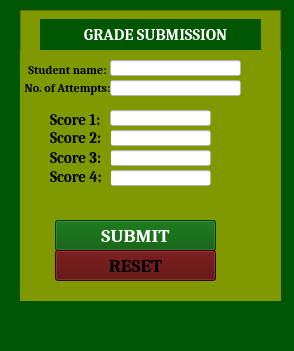
<?xml version="1.0" encoding="UTF-8"?>
<ui version="4.0">
 <class>MainWindow</class>
 <widget class="QMainWindow" name="MainWindow">
  <property name="geometry">
   <rect>
    <x>0</x>
    <y>0</y>
    <width>294</width>
    <height>351</height>
   </rect>
  </property>
  <property name="sizePolicy">
   <sizepolicy hsizetype="Fixed" vsizetype="Fixed">
    <horstretch>0</horstretch>
    <verstretch>0</verstretch>
   </sizepolicy>
  </property>
  <property name="windowTitle">
   <string>Test 10</string>
  </property>
  <property name="styleSheet">
   <string notr="true">background-color: rgb(0, 85, 0);</string>
  </property>
  <property name="documentMode">
   <bool>true</bool>
  </property>
  <widget class="QWidget" name="centralwidget">
   <property name="sizePolicy">
    <sizepolicy hsizetype="Fixed" vsizetype="Fixed">
     <horstretch>0</horstretch>
     <verstretch>0</verstretch>
    </sizepolicy>
   </property>
   <property name="statusTip">
    <string/>
   </property>
   <widget class="QFrame" name="nameandattemptsFrame">
    <property name="geometry">
     <rect>
      <x>20</x>
      <y>50</y>
      <width>261</width>
      <height>61</height>
     </rect>
    </property>
    <property name="layoutDirection">
     <enum>Qt::RightToLeft</enum>
    </property>
    <property name="styleSheet">
     <string notr="true">background-color: rgb(170, 170, 127);
background-color: rgb(128, 153, 1);</string>
    </property>
    <property name="frameShape">
     <enum>QFrame::NoFrame</enum>
    </property>
    <property name="frameShadow">
     <enum>QFrame::Raised</enum>
    </property>
    <widget class="QLabel" name="studentLabel">
     <property name="geometry">
      <rect>
       <x>2</x>
       <y>10</y>
       <width>91</width>
       <height>20</height>
      </rect>
     </property>
     <property name="palette">
      <palette>
       <active>
        <colorrole role="WindowText">
         <brush brushstyle="SolidPattern">
          <color alpha="255">
           <red>0</red>
           <green>0</green>
           <blue>0</blue>
          </color>
         </brush>
        </colorrole>
        <colorrole role="Button">
         <brush brushstyle="SolidPattern">
          <color alpha="255">
           <red>128</red>
           <green>153</green>
           <blue>1</blue>
          </color>
         </brush>
        </colorrole>
        <colorrole role="Base">
         <brush brushstyle="SolidPattern">
          <color alpha="255">
           <red>128</red>
           <green>153</green>
           <blue>1</blue>
          </color>
         </brush>
        </colorrole>
        <colorrole role="Window">
         <brush brushstyle="SolidPattern">
          <color alpha="255">
           <red>128</red>
           <green>153</green>
           <blue>1</blue>
          </color>
         </brush>
        </colorrole>
       </active>
       <inactive>
        <colorrole role="WindowText">
         <brush brushstyle="SolidPattern">
          <color alpha="255">
           <red>0</red>
           <green>0</green>
           <blue>0</blue>
          </color>
         </brush>
        </colorrole>
        <colorrole role="Button">
         <brush brushstyle="SolidPattern">
          <color alpha="255">
           <red>128</red>
           <green>153</green>
           <blue>1</blue>
          </color>
         </brush>
        </colorrole>
        <colorrole role="Base">
         <brush brushstyle="SolidPattern">
          <color alpha="255">
           <red>128</red>
           <green>153</green>
           <blue>1</blue>
          </color>
         </brush>
        </colorrole>
        <colorrole role="Window">
         <brush brushstyle="SolidPattern">
          <color alpha="255">
           <red>128</red>
           <green>153</green>
           <blue>1</blue>
          </color>
         </brush>
        </colorrole>
       </inactive>
       <disabled>
        <colorrole role="WindowText">
         <brush brushstyle="SolidPattern">
          <color alpha="255">
           <red>120</red>
           <green>120</green>
           <blue>120</blue>
          </color>
         </brush>
        </colorrole>
        <colorrole role="Button">
         <brush brushstyle="SolidPattern">
          <color alpha="255">
           <red>128</red>
           <green>153</green>
           <blue>1</blue>
          </color>
         </brush>
        </colorrole>
        <colorrole role="Base">
         <brush brushstyle="SolidPattern">
          <color alpha="255">
           <red>128</red>
           <green>153</green>
           <blue>1</blue>
          </color>
         </brush>
        </colorrole>
        <colorrole role="Window">
         <brush brushstyle="SolidPattern">
          <color alpha="255">
           <red>128</red>
           <green>153</green>
           <blue>1</blue>
          </color>
         </brush>
        </colorrole>
       </disabled>
      </palette>
     </property>
     <property name="font">
      <font>
       <family>Cambria</family>
       <pointsize>9</pointsize>
       <weight>75</weight>
       <italic>false</italic>
       <bold>true</bold>
      </font>
     </property>
     <property name="styleSheet">
      <string notr="true">text-color: rgb(0, 85, 0);</string>
     </property>
     <property name="text">
      <string>Student name:</string>
     </property>
     <property name="alignment">
      <set>Qt::AlignCenter</set>
     </property>
     <property name="buddy">
      <cstring>studentEntry</cstring>
     </property>
    </widget>
    <widget class="QLabel" name="attemptsLabel">
     <property name="geometry">
      <rect>
       <x>2</x>
       <y>27</y>
       <width>91</width>
       <height>21</height>
      </rect>
     </property>
     <property name="palette">
      <palette>
       <active>
        <colorrole role="WindowText">
         <brush brushstyle="SolidPattern">
          <color alpha="255">
           <red>0</red>
           <green>0</green>
           <blue>0</blue>
          </color>
         </brush>
        </colorrole>
        <colorrole role="Button">
         <brush brushstyle="SolidPattern">
          <color alpha="255">
           <red>128</red>
           <green>153</green>
           <blue>1</blue>
          </color>
         </brush>
        </colorrole>
        <colorrole role="Text">
         <brush brushstyle="SolidPattern">
          <color alpha="255">
           <red>0</red>
           <green>85</green>
           <blue>0</blue>
          </color>
         </brush>
        </colorrole>
        <colorrole role="Base">
         <brush brushstyle="SolidPattern">
          <color alpha="255">
           <red>128</red>
           <green>153</green>
           <blue>1</blue>
          </color>
         </brush>
        </colorrole>
        <colorrole role="Window">
         <brush brushstyle="SolidPattern">
          <color alpha="255">
           <red>128</red>
           <green>153</green>
           <blue>1</blue>
          </color>
         </brush>
        </colorrole>
       </active>
       <inactive>
        <colorrole role="WindowText">
         <brush brushstyle="SolidPattern">
          <color alpha="255">
           <red>0</red>
           <green>0</green>
           <blue>0</blue>
          </color>
         </brush>
        </colorrole>
        <colorrole role="Button">
         <brush brushstyle="SolidPattern">
          <color alpha="255">
           <red>128</red>
           <green>153</green>
           <blue>1</blue>
          </color>
         </brush>
        </colorrole>
        <colorrole role="Text">
         <brush brushstyle="SolidPattern">
          <color alpha="255">
           <red>0</red>
           <green>85</green>
           <blue>0</blue>
          </color>
         </brush>
        </colorrole>
        <colorrole role="Base">
         <brush brushstyle="SolidPattern">
          <color alpha="255">
           <red>128</red>
           <green>153</green>
           <blue>1</blue>
          </color>
         </brush>
        </colorrole>
        <colorrole role="Window">
         <brush brushstyle="SolidPattern">
          <color alpha="255">
           <red>128</red>
           <green>153</green>
           <blue>1</blue>
          </color>
         </brush>
        </colorrole>
       </inactive>
       <disabled>
        <colorrole role="WindowText">
         <brush brushstyle="SolidPattern">
          <color alpha="255">
           <red>120</red>
           <green>120</green>
           <blue>120</blue>
          </color>
         </brush>
        </colorrole>
        <colorrole role="Button">
         <brush brushstyle="SolidPattern">
          <color alpha="255">
           <red>128</red>
           <green>153</green>
           <blue>1</blue>
          </color>
         </brush>
        </colorrole>
        <colorrole role="Text">
         <brush brushstyle="SolidPattern">
          <color alpha="255">
           <red>120</red>
           <green>120</green>
           <blue>120</blue>
          </color>
         </brush>
        </colorrole>
        <colorrole role="Base">
         <brush brushstyle="SolidPattern">
          <color alpha="255">
           <red>128</red>
           <green>153</green>
           <blue>1</blue>
          </color>
         </brush>
        </colorrole>
        <colorrole role="Window">
         <brush brushstyle="SolidPattern">
          <color alpha="255">
           <red>128</red>
           <green>153</green>
           <blue>1</blue>
          </color>
         </brush>
        </colorrole>
       </disabled>
      </palette>
     </property>
     <property name="font">
      <font>
       <family>Cambria</family>
       <pointsize>9</pointsize>
       <weight>75</weight>
       <bold>true</bold>
      </font>
     </property>
     <property name="text">
      <string>No. of Attempts:</string>
     </property>
     <property name="alignment">
      <set>Qt::AlignCenter</set>
     </property>
     <property name="buddy">
      <cstring>attemptEntry</cstring>
     </property>
    </widget>
    <widget class="QLineEdit" name="studentEntry">
     <property name="geometry">
      <rect>
       <x>90</x>
       <y>10</y>
       <width>131</width>
       <height>16</height>
      </rect>
     </property>
     <property name="layoutDirection">
      <enum>Qt::LeftToRight</enum>
     </property>
     <property name="styleSheet">
      <string notr="true">border-top-color: rgb(0, 85, 0);
background-color: rgb(255, 255, 255);
gridline-color: rgb(0, 85, 0);
alternate-background-color: rgb(170, 255, 255);</string>
     </property>
     <property name="alignment">
      <set>Qt::AlignRight|Qt::AlignTrailing|Qt::AlignVCenter</set>
     </property>
     <property name="clearButtonEnabled">
      <bool>false</bool>
     </property>
    </widget>
    <widget class="QLineEdit" name="attemptEntry">
     <property name="geometry">
      <rect>
       <x>90</x>
       <y>30</y>
       <width>131</width>
       <height>16</height>
      </rect>
     </property>
     <property name="layoutDirection">
      <enum>Qt::LeftToRight</enum>
     </property>
     <property name="styleSheet">
      <string notr="true">background-color: rgb(255, 255, 255);</string>
     </property>
     <property name="alignment">
      <set>Qt::AlignRight|Qt::AlignTrailing|Qt::AlignVCenter</set>
     </property>
     <property name="clearButtonEnabled">
      <bool>false</bool>
     </property>
    </widget>
   </widget>
   <widget class="QLabel" name="title">
    <property name="geometry">
     <rect>
      <x>70</x>
      <y>19</y>
      <width>171</width>
      <height>31</height>
     </rect>
    </property>
    <property name="palette">
     <palette>
      <active>
       <colorrole role="WindowText">
        <brush brushstyle="SolidPattern">
         <color alpha="255">
          <red>255</red>
          <green>255</green>
          <blue>255</blue>
         </color>
        </brush>
       </colorrole>
       <colorrole role="Button">
        <brush brushstyle="SolidPattern">
         <color alpha="255">
          <red>0</red>
          <green>85</green>
          <blue>0</blue>
         </color>
        </brush>
       </colorrole>
       <colorrole role="Base">
        <brush brushstyle="SolidPattern">
         <color alpha="255">
          <red>0</red>
          <green>85</green>
          <blue>0</blue>
         </color>
        </brush>
       </colorrole>
       <colorrole role="Window">
        <brush brushstyle="SolidPattern">
         <color alpha="255">
          <red>0</red>
          <green>85</green>
          <blue>0</blue>
         </color>
        </brush>
       </colorrole>
      </active>
      <inactive>
       <colorrole role="WindowText">
        <brush brushstyle="SolidPattern">
         <color alpha="255">
          <red>255</red>
          <green>255</green>
          <blue>255</blue>
         </color>
        </brush>
       </colorrole>
       <colorrole role="Button">
        <brush brushstyle="SolidPattern">
         <color alpha="255">
          <red>0</red>
          <green>85</green>
          <blue>0</blue>
         </color>
        </brush>
       </colorrole>
       <colorrole role="Base">
        <brush brushstyle="SolidPattern">
         <color alpha="255">
          <red>0</red>
          <green>85</green>
          <blue>0</blue>
         </color>
        </brush>
       </colorrole>
       <colorrole role="Window">
        <brush brushstyle="SolidPattern">
         <color alpha="255">
          <red>0</red>
          <green>85</green>
          <blue>0</blue>
         </color>
        </brush>
       </colorrole>
      </inactive>
      <disabled>
       <colorrole role="WindowText">
        <brush brushstyle="SolidPattern">
         <color alpha="255">
          <red>120</red>
          <green>120</green>
          <blue>120</blue>
         </color>
        </brush>
       </colorrole>
       <colorrole role="Button">
        <brush brushstyle="SolidPattern">
         <color alpha="255">
          <red>0</red>
          <green>85</green>
          <blue>0</blue>
         </color>
        </brush>
       </colorrole>
       <colorrole role="Base">
        <brush brushstyle="SolidPattern">
         <color alpha="255">
          <red>0</red>
          <green>85</green>
          <blue>0</blue>
         </color>
        </brush>
       </colorrole>
       <colorrole role="Window">
        <brush brushstyle="SolidPattern">
         <color alpha="255">
          <red>0</red>
          <green>85</green>
          <blue>0</blue>
         </color>
        </brush>
       </colorrole>
      </disabled>
     </palette>
    </property>
    <property name="font">
     <font>
      <family>Cambria</family>
      <pointsize>12</pointsize>
      <weight>75</weight>
      <bold>true</bold>
     </font>
    </property>
    <property name="text">
     <string>GRADE SUBMISSION</string>
    </property>
    <property name="alignment">
     <set>Qt::AlignCenter</set>
    </property>
   </widget>
   <widget class="QFrame" name="submitFrame">
    <property name="geometry">
     <rect>
      <x>20</x>
      <y>180</y>
      <width>261</width>
      <height>121</height>
     </rect>
    </property>
    <property name="styleSheet">
     <string notr="true">background-color: rgb(128, 153, 1);</string>
    </property>
    <property name="frameShape">
     <enum>QFrame::NoFrame</enum>
    </property>
    <property name="frameShadow">
     <enum>QFrame::Raised</enum>
    </property>
    <widget class="QPushButton" name="submitButton">
     <property name="geometry">
      <rect>
       <x>35</x>
       <y>40</y>
       <width>161</width>
       <height>31</height>
      </rect>
     </property>
     <property name="palette">
      <palette>
       <active>
        <colorrole role="Button">
         <brush brushstyle="SolidPattern">
          <color alpha="255">
           <red>0</red>
           <green>85</green>
           <blue>0</blue>
          </color>
         </brush>
        </colorrole>
        <colorrole role="ButtonText">
         <brush brushstyle="SolidPattern">
          <color alpha="255">
           <red>255</red>
           <green>255</green>
           <blue>255</blue>
          </color>
         </brush>
        </colorrole>
        <colorrole role="Base">
         <brush brushstyle="SolidPattern">
          <color alpha="255">
           <red>0</red>
           <green>85</green>
           <blue>0</blue>
          </color>
         </brush>
        </colorrole>
        <colorrole role="Window">
         <brush brushstyle="SolidPattern">
          <color alpha="255">
           <red>0</red>
           <green>85</green>
           <blue>0</blue>
          </color>
         </brush>
        </colorrole>
       </active>
       <inactive>
        <colorrole role="Button">
         <brush brushstyle="SolidPattern">
          <color alpha="255">
           <red>0</red>
           <green>85</green>
           <blue>0</blue>
          </color>
         </brush>
        </colorrole>
        <colorrole role="ButtonText">
         <brush brushstyle="SolidPattern">
          <color alpha="255">
           <red>255</red>
           <green>255</green>
           <blue>255</blue>
          </color>
         </brush>
        </colorrole>
        <colorrole role="Base">
         <brush brushstyle="SolidPattern">
          <color alpha="255">
           <red>0</red>
           <green>85</green>
           <blue>0</blue>
          </color>
         </brush>
        </colorrole>
        <colorrole role="Window">
         <brush brushstyle="SolidPattern">
          <color alpha="255">
           <red>0</red>
           <green>85</green>
           <blue>0</blue>
          </color>
         </brush>
        </colorrole>
       </inactive>
       <disabled>
        <colorrole role="Button">
         <brush brushstyle="SolidPattern">
          <color alpha="255">
           <red>0</red>
           <green>85</green>
           <blue>0</blue>
          </color>
         </brush>
        </colorrole>
        <colorrole role="ButtonText">
         <brush brushstyle="SolidPattern">
          <color alpha="255">
           <red>120</red>
           <green>120</green>
           <blue>120</blue>
          </color>
         </brush>
        </colorrole>
        <colorrole role="Base">
         <brush brushstyle="SolidPattern">
          <color alpha="255">
           <red>0</red>
           <green>85</green>
           <blue>0</blue>
          </color>
         </brush>
        </colorrole>
        <colorrole role="Window">
         <brush brushstyle="SolidPattern">
          <color alpha="255">
           <red>0</red>
           <green>85</green>
           <blue>0</blue>
          </color>
         </brush>
        </colorrole>
       </disabled>
      </palette>
     </property>
     <property name="font">
      <font>
       <family>Cambria</family>
       <pointsize>14</pointsize>
       <weight>75</weight>
       <bold>true</bold>
      </font>
     </property>
     <property name="styleSheet">
      <string notr="true">background-color: rgb(0, 85, 0);</string>
     </property>
     <property name="text">
      <string>SUBMIT</string>
     </property>
    </widget>
    <widget class="QLabel" name="messageLabel">
     <property name="geometry">
      <rect>
       <x>10</x>
       <y>20</y>
       <width>231</width>
       <height>19</height>
      </rect>
     </property>
     <property name="palette">
      <palette>
       <active>
        <colorrole role="WindowText">
         <brush brushstyle="SolidPattern">
          <color alpha="255">
           <red>250</red>
           <green>0</green>
           <blue>0</blue>
          </color>
         </brush>
        </colorrole>
        <colorrole role="Button">
         <brush brushstyle="SolidPattern">
          <color alpha="255">
           <red>128</red>
           <green>153</green>
           <blue>1</blue>
          </color>
         </brush>
        </colorrole>
        <colorrole role="Text">
         <brush brushstyle="SolidPattern">
          <color alpha="255">
           <red>255</red>
           <green>14</green>
           <blue>14</blue>
          </color>
         </brush>
        </colorrole>
        <colorrole role="Base">
         <brush brushstyle="SolidPattern">
          <color alpha="255">
           <red>128</red>
           <green>153</green>
           <blue>1</blue>
          </color>
         </brush>
        </colorrole>
        <colorrole role="Window">
         <brush brushstyle="SolidPattern">
          <color alpha="255">
           <red>128</red>
           <green>153</green>
           <blue>1</blue>
          </color>
         </brush>
        </colorrole>
       </active>
       <inactive>
        <colorrole role="WindowText">
         <brush brushstyle="SolidPattern">
          <color alpha="255">
           <red>250</red>
           <green>0</green>
           <blue>0</blue>
          </color>
         </brush>
        </colorrole>
        <colorrole role="Button">
         <brush brushstyle="SolidPattern">
          <color alpha="255">
           <red>128</red>
           <green>153</green>
           <blue>1</blue>
          </color>
         </brush>
        </colorrole>
        <colorrole role="Text">
         <brush brushstyle="SolidPattern">
          <color alpha="255">
           <red>255</red>
           <green>14</green>
           <blue>14</blue>
          </color>
         </brush>
        </colorrole>
        <colorrole role="Base">
         <brush brushstyle="SolidPattern">
          <color alpha="255">
           <red>128</red>
           <green>153</green>
           <blue>1</blue>
          </color>
         </brush>
        </colorrole>
        <colorrole role="Window">
         <brush brushstyle="SolidPattern">
          <color alpha="255">
           <red>128</red>
           <green>153</green>
           <blue>1</blue>
          </color>
         </brush>
        </colorrole>
       </inactive>
       <disabled>
        <colorrole role="WindowText">
         <brush brushstyle="SolidPattern">
          <color alpha="255">
           <red>120</red>
           <green>120</green>
           <blue>120</blue>
          </color>
         </brush>
        </colorrole>
        <colorrole role="Button">
         <brush brushstyle="SolidPattern">
          <color alpha="255">
           <red>128</red>
           <green>153</green>
           <blue>1</blue>
          </color>
         </brush>
        </colorrole>
        <colorrole role="Text">
         <brush brushstyle="SolidPattern">
          <color alpha="255">
           <red>120</red>
           <green>120</green>
           <blue>120</blue>
          </color>
         </brush>
        </colorrole>
        <colorrole role="Base">
         <brush brushstyle="SolidPattern">
          <color alpha="255">
           <red>128</red>
           <green>153</green>
           <blue>1</blue>
          </color>
         </brush>
        </colorrole>
        <colorrole role="Window">
         <brush brushstyle="SolidPattern">
          <color alpha="255">
           <red>128</red>
           <green>153</green>
           <blue>1</blue>
          </color>
         </brush>
        </colorrole>
       </disabled>
      </palette>
     </property>
     <property name="font">
      <font>
       <family>Cambria</family>
       <pointsize>10</pointsize>
       <weight>75</weight>
       <italic>true</italic>
       <bold>true</bold>
      </font>
     </property>
     <property name="autoFillBackground">
      <bool>false</bool>
     </property>
     <property name="styleSheet">
      <string notr="true"/>
     </property>
     <property name="text">
      <string/>
     </property>
     <property name="alignment">
      <set>Qt::AlignCenter</set>
     </property>
    </widget>
    <widget class="QPushButton" name="submitButton_2">
     <property name="enabled">
      <bool>true</bool>
     </property>
     <property name="geometry">
      <rect>
       <x>35</x>
       <y>40</y>
       <width>161</width>
       <height>31</height>
      </rect>
     </property>
     <property name="palette">
      <palette>
       <active>
        <colorrole role="Button">
         <brush brushstyle="SolidPattern">
          <color alpha="255">
           <red>0</red>
           <green>85</green>
           <blue>0</blue>
          </color>
         </brush>
        </colorrole>
        <colorrole role="ButtonText">
         <brush brushstyle="SolidPattern">
          <color alpha="255">
           <red>255</red>
           <green>255</green>
           <blue>255</blue>
          </color>
         </brush>
        </colorrole>
        <colorrole role="Base">
         <brush brushstyle="SolidPattern">
          <color alpha="255">
           <red>0</red>
           <green>85</green>
           <blue>0</blue>
          </color>
         </brush>
        </colorrole>
        <colorrole role="Window">
         <brush brushstyle="SolidPattern">
          <color alpha="255">
           <red>0</red>
           <green>85</green>
           <blue>0</blue>
          </color>
         </brush>
        </colorrole>
       </active>
       <inactive>
        <colorrole role="Button">
         <brush brushstyle="SolidPattern">
          <color alpha="255">
           <red>0</red>
           <green>85</green>
           <blue>0</blue>
          </color>
         </brush>
        </colorrole>
        <colorrole role="ButtonText">
         <brush brushstyle="SolidPattern">
          <color alpha="255">
           <red>255</red>
           <green>255</green>
           <blue>255</blue>
          </color>
         </brush>
        </colorrole>
        <colorrole role="Base">
         <brush brushstyle="SolidPattern">
          <color alpha="255">
           <red>0</red>
           <green>85</green>
           <blue>0</blue>
          </color>
         </brush>
        </colorrole>
        <colorrole role="Window">
         <brush brushstyle="SolidPattern">
          <color alpha="255">
           <red>0</red>
           <green>85</green>
           <blue>0</blue>
          </color>
         </brush>
        </colorrole>
       </inactive>
       <disabled>
        <colorrole role="Button">
         <brush brushstyle="SolidPattern">
          <color alpha="255">
           <red>0</red>
           <green>85</green>
           <blue>0</blue>
          </color>
         </brush>
        </colorrole>
        <colorrole role="ButtonText">
         <brush brushstyle="SolidPattern">
          <color alpha="255">
           <red>120</red>
           <green>120</green>
           <blue>120</blue>
          </color>
         </brush>
        </colorrole>
        <colorrole role="Base">
         <brush brushstyle="SolidPattern">
          <color alpha="255">
           <red>0</red>
           <green>85</green>
           <blue>0</blue>
          </color>
         </brush>
        </colorrole>
        <colorrole role="Window">
         <brush brushstyle="SolidPattern">
          <color alpha="255">
           <red>0</red>
           <green>85</green>
           <blue>0</blue>
          </color>
         </brush>
        </colorrole>
       </disabled>
      </palette>
     </property>
     <property name="font">
      <font>
       <family>Cambria</family>
       <pointsize>14</pointsize>
       <weight>75</weight>
       <bold>true</bold>
      </font>
     </property>
     <property name="styleSheet">
      <string notr="true">background-color: rgb(0, 85, 0);</string>
     </property>
     <property name="text">
      <string>SUBMIT</string>
     </property>
    </widget>
    <widget class="QPushButton" name="resetButton">
     <property name="geometry">
      <rect>
       <x>35</x>
       <y>70</y>
       <width>161</width>
       <height>31</height>
      </rect>
     </property>
     <property name="font">
      <font>
       <family>Cambria</family>
       <pointsize>14</pointsize>
       <weight>75</weight>
       <bold>true</bold>
      </font>
     </property>
     <property name="styleSheet">
      <string notr="true">background-color: rgb(255, 170, 255);
background-color: rgb(85, 0, 0);</string>
     </property>
     <property name="text">
      <string>RESET</string>
     </property>
    </widget>
    <zorder>submitButton_2</zorder>
    <zorder>submitButton</zorder>
    <zorder>messageLabel</zorder>
    <zorder>resetButton</zorder>
   </widget>
   <widget class="QFrame" name="attemptFrame">
    <property name="geometry">
     <rect>
      <x>20</x>
      <y>110</y>
      <width>261</width>
      <height>81</height>
     </rect>
    </property>
    <property name="layoutDirection">
     <enum>Qt::RightToLeft</enum>
    </property>
    <property name="styleSheet">
     <string notr="true">background-color: rgb(128, 153, 1);
</string>
    </property>
    <property name="frameShape">
     <enum>QFrame::NoFrame</enum>
    </property>
    <property name="frameShadow">
     <enum>QFrame::Raised</enum>
    </property>
    <widget class="QLabel" name="scoreOneLabel">
     <property name="geometry">
      <rect>
       <x>30</x>
       <y>0</y>
       <width>61</width>
       <height>20</height>
      </rect>
     </property>
     <property name="font">
      <font>
       <family>Cambria</family>
       <pointsize>11</pointsize>
       <weight>75</weight>
       <bold>true</bold>
      </font>
     </property>
     <property name="text">
      <string>Score 1:</string>
     </property>
     <property name="buddy">
      <cstring>studentEntry</cstring>
     </property>
    </widget>
    <widget class="QLineEdit" name="scoreOneEntry">
     <property name="geometry">
      <rect>
       <x>90</x>
       <y>0</y>
       <width>101</width>
       <height>16</height>
      </rect>
     </property>
     <property name="layoutDirection">
      <enum>Qt::LeftToRight</enum>
     </property>
     <property name="styleSheet">
      <string notr="true">background-color: rgb(255, 255, 255);</string>
     </property>
     <property name="alignment">
      <set>Qt::AlignRight|Qt::AlignTrailing|Qt::AlignVCenter</set>
     </property>
     <property name="clearButtonEnabled">
      <bool>false</bool>
     </property>
    </widget>
    <widget class="QLineEdit" name="scoreTwoEntry">
     <property name="geometry">
      <rect>
       <x>90</x>
       <y>20</y>
       <width>101</width>
       <height>16</height>
      </rect>
     </property>
     <property name="layoutDirection">
      <enum>Qt::LeftToRight</enum>
     </property>
     <property name="styleSheet">
      <string notr="true">background-color: rgb(255, 255, 255);</string>
     </property>
     <property name="alignment">
      <set>Qt::AlignRight|Qt::AlignTrailing|Qt::AlignVCenter</set>
     </property>
     <property name="clearButtonEnabled">
      <bool>false</bool>
     </property>
    </widget>
    <widget class="QLineEdit" name="scoreThreeEntry">
     <property name="geometry">
      <rect>
       <x>90</x>
       <y>40</y>
       <width>101</width>
       <height>16</height>
      </rect>
     </property>
     <property name="layoutDirection">
      <enum>Qt::LeftToRight</enum>
     </property>
     <property name="styleSheet">
      <string notr="true">background-color: rgb(255, 255, 255);</string>
     </property>
     <property name="alignment">
      <set>Qt::AlignRight|Qt::AlignTrailing|Qt::AlignVCenter</set>
     </property>
     <property name="clearButtonEnabled">
      <bool>false</bool>
     </property>
    </widget>
    <widget class="QLineEdit" name="scoreFourEntry">
     <property name="geometry">
      <rect>
       <x>90</x>
       <y>60</y>
       <width>101</width>
       <height>16</height>
      </rect>
     </property>
     <property name="layoutDirection">
      <enum>Qt::LeftToRight</enum>
     </property>
     <property name="styleSheet">
      <string notr="true">background-color: rgb(0, 85, 0);
background-color: rgb(255, 255, 255);</string>
     </property>
     <property name="alignment">
      <set>Qt::AlignRight|Qt::AlignTrailing|Qt::AlignVCenter</set>
     </property>
     <property name="clearButtonEnabled">
      <bool>false</bool>
     </property>
    </widget>
    <widget class="QLabel" name="scoreTwoLabel">
     <property name="geometry">
      <rect>
       <x>30</x>
       <y>18</y>
       <width>61</width>
       <height>20</height>
      </rect>
     </property>
     <property name="font">
      <font>
       <family>Cambria</family>
       <pointsize>11</pointsize>
       <weight>75</weight>
       <bold>true</bold>
      </font>
     </property>
     <property name="text">
      <string>Score 2:</string>
     </property>
     <property name="buddy">
      <cstring>studentEntry</cstring>
     </property>
    </widget>
    <widget class="QLabel" name="scoreFourLabel">
     <property name="geometry">
      <rect>
       <x>30</x>
       <y>57</y>
       <width>61</width>
       <height>20</height>
      </rect>
     </property>
     <property name="font">
      <font>
       <family>Cambria</family>
       <pointsize>11</pointsize>
       <weight>75</weight>
       <bold>true</bold>
      </font>
     </property>
     <property name="text">
      <string>Score 4:</string>
     </property>
     <property name="buddy">
      <cstring>studentEntry</cstring>
     </property>
    </widget>
    <widget class="QLabel" name="scoreThreeLabel">
     <property name="geometry">
      <rect>
       <x>30</x>
       <y>38</y>
       <width>61</width>
       <height>20</height>
      </rect>
     </property>
     <property name="font">
      <font>
       <family>Cambria</family>
       <pointsize>11</pointsize>
       <weight>75</weight>
       <bold>true</bold>
      </font>
     </property>
     <property name="text">
      <string>Score 3:</string>
     </property>
     <property name="buddy">
      <cstring>studentEntry</cstring>
     </property>
    </widget>
   </widget>
   <widget class="QFrame" name="frame">
    <property name="geometry">
     <rect>
      <x>20</x>
      <y>10</y>
      <width>261</width>
      <height>41</height>
     </rect>
    </property>
    <property name="styleSheet">
     <string notr="true">background-color: rgb(128, 153, 1);</string>
    </property>
    <property name="frameShape">
     <enum>QFrame::StyledPanel</enum>
    </property>
    <property name="frameShadow">
     <enum>QFrame::Raised</enum>
    </property>
   </widget>
   <widget class="QLabel" name="label">
    <property name="geometry">
     <rect>
      <x>230</x>
      <y>19</y>
      <width>31</width>
      <height>31</height>
     </rect>
    </property>
    <property name="text">
     <string/>
    </property>
    <property name="pixmap">
     <pixmap>../pencil-removebg-preview.png</pixmap>
    </property>
    <property name="scaledContents">
     <bool>true</bool>
    </property>
   </widget>
   <widget class="QLabel" name="label_2">
    <property name="geometry">
     <rect>
      <x>40</x>
      <y>19</y>
      <width>41</width>
      <height>31</height>
     </rect>
    </property>
    <property name="text">
     <string/>
    </property>
    <property name="pixmap">
     <pixmap>../apple-removebg-preview.png</pixmap>
    </property>
    <property name="scaledContents">
     <bool>true</bool>
    </property>
   </widget>
   <zorder>frame</zorder>
   <zorder>nameandattemptsFrame</zorder>
   <zorder>title</zorder>
   <zorder>submitFrame</zorder>
   <zorder>attemptFrame</zorder>
   <zorder>label</zorder>
   <zorder>label_2</zorder>
  </widget>
  <widget class="QMenuBar" name="menubar">
   <property name="geometry">
    <rect>
     <x>0</x>
     <y>0</y>
     <width>294</width>
     <height>18</height>
    </rect>
   </property>
  </widget>
  <widget class="QStatusBar" name="statusbar"/>
 </widget>
 <resources/>
 <connections/>
</ui>
